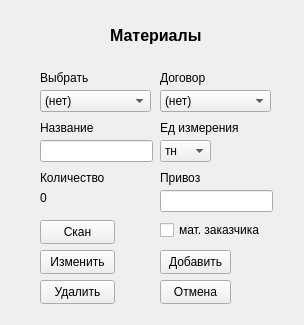
<?xml version="1.0" encoding="UTF-8"?>
<ui version="4.0">
 <class>Form</class>
 <widget class="QWidget" name="Form">
  <property name="geometry">
   <rect>
    <x>0</x>
    <y>0</y>
    <width>304</width>
    <height>325</height>
   </rect>
  </property>
  <property name="windowTitle">
   <string>Form</string>
  </property>
  <widget class="QLabel" name="label_6">
   <property name="geometry">
    <rect>
     <x>110</x>
     <y>10</y>
     <width>141</width>
     <height>51</height>
    </rect>
   </property>
   <property name="font">
    <font>
     <pointsize>12</pointsize>
     <bold>true</bold>
    </font>
   </property>
   <property name="text">
    <string>Материалы</string>
   </property>
  </widget>
  <widget class="QPushButton" name="b_ok">
   <property name="geometry">
    <rect>
     <x>160</x>
     <y>250</y>
     <width>71</width>
     <height>24</height>
    </rect>
   </property>
   <property name="text">
    <string>Добавить</string>
   </property>
  </widget>
  <widget class="QPushButton" name="b_cancel">
   <property name="geometry">
    <rect>
     <x>160</x>
     <y>280</y>
     <width>71</width>
     <height>24</height>
    </rect>
   </property>
   <property name="text">
    <string>Отмена</string>
   </property>
  </widget>
  <widget class="QComboBox" name="cb_select">
   <property name="geometry">
    <rect>
     <x>40</x>
     <y>90</y>
     <width>111</width>
     <height>22</height>
    </rect>
   </property>
   <item>
    <property name="text">
     <string>(нет)</string>
    </property>
   </item>
  </widget>
  <widget class="QLabel" name="label">
   <property name="geometry">
    <rect>
     <x>40</x>
     <y>70</y>
     <width>49</width>
     <height>16</height>
    </rect>
   </property>
   <property name="text">
    <string>Выбрать</string>
   </property>
  </widget>
  <widget class="QLineEdit" name="name">
   <property name="geometry">
    <rect>
     <x>40</x>
     <y>140</y>
     <width>113</width>
     <height>22</height>
    </rect>
   </property>
  </widget>
  <widget class="QLabel" name="label_2">
   <property name="geometry">
    <rect>
     <x>40</x>
     <y>120</y>
     <width>81</width>
     <height>16</height>
    </rect>
   </property>
   <property name="text">
    <string>Название</string>
   </property>
  </widget>
  <widget class="QLabel" name="label_3">
   <property name="geometry">
    <rect>
     <x>160</x>
     <y>120</y>
     <width>91</width>
     <height>16</height>
    </rect>
   </property>
   <property name="text">
    <string>Ед измерения</string>
   </property>
  </widget>
  <widget class="QLabel" name="label_4">
   <property name="geometry">
    <rect>
     <x>40</x>
     <y>170</y>
     <width>71</width>
     <height>16</height>
    </rect>
   </property>
   <property name="text">
    <string>Количество</string>
   </property>
  </widget>
  <widget class="QLineEdit" name="value">
   <property name="geometry">
    <rect>
     <x>160</x>
     <y>190</y>
     <width>113</width>
     <height>22</height>
    </rect>
   </property>
  </widget>
  <widget class="QLabel" name="label_5">
   <property name="geometry">
    <rect>
     <x>160</x>
     <y>170</y>
     <width>49</width>
     <height>16</height>
    </rect>
   </property>
   <property name="text">
    <string>Привоз</string>
   </property>
  </widget>
  <widget class="QLabel" name="summ">
   <property name="geometry">
    <rect>
     <x>40</x>
     <y>190</y>
     <width>49</width>
     <height>16</height>
    </rect>
   </property>
   <property name="text">
    <string>0</string>
   </property>
  </widget>
  <widget class="QComboBox" name="cb_contracts">
   <property name="geometry">
    <rect>
     <x>160</x>
     <y>90</y>
     <width>111</width>
     <height>22</height>
    </rect>
   </property>
   <item>
    <property name="text">
     <string>(нет)</string>
    </property>
   </item>
  </widget>
  <widget class="QLabel" name="label_7">
   <property name="geometry">
    <rect>
     <x>160</x>
     <y>70</y>
     <width>49</width>
     <height>16</height>
    </rect>
   </property>
   <property name="text">
    <string>Договор</string>
   </property>
  </widget>
  <widget class="QPushButton" name="b_scan">
   <property name="geometry">
    <rect>
     <x>40</x>
     <y>220</y>
     <width>75</width>
     <height>24</height>
    </rect>
   </property>
   <property name="text">
    <string>Скан</string>
   </property>
  </widget>
  <widget class="QPushButton" name="b_kill">
   <property name="geometry">
    <rect>
     <x>40</x>
     <y>280</y>
     <width>75</width>
     <height>24</height>
    </rect>
   </property>
   <property name="text">
    <string>Удалить</string>
   </property>
  </widget>
  <widget class="QCheckBox" name="provider">
   <property name="geometry">
    <rect>
     <x>160</x>
     <y>220</y>
     <width>141</width>
     <height>20</height>
    </rect>
   </property>
   <property name="text">
    <string>мат. заказчика</string>
   </property>
  </widget>
  <widget class="QComboBox" name="cb_si">
   <property name="geometry">
    <rect>
     <x>160</x>
     <y>140</y>
     <width>51</width>
     <height>22</height>
    </rect>
   </property>
   <item>
    <property name="text">
     <string>тн</string>
    </property>
   </item>
   <item>
    <property name="text">
     <string>т</string>
    </property>
   </item>
   <item>
    <property name="text">
     <string>кг</string>
    </property>
   </item>
   <item>
    <property name="text">
     <string>м2</string>
    </property>
   </item>
   <item>
    <property name="text">
     <string>м</string>
    </property>
   </item>
   <item>
    <property name="text">
     <string>м/п</string>
    </property>
   </item>
   <item>
    <property name="text">
     <string>мм</string>
    </property>
   </item>
   <item>
    <property name="text">
     <string>м3</string>
    </property>
   </item>
   <item>
    <property name="text">
     <string>л</string>
    </property>
   </item>
   <item>
    <property name="text">
     <string>мл</string>
    </property>
   </item>
   <item>
    <property name="text">
     <string>шт</string>
    </property>
   </item>
  </widget>
  <widget class="QPushButton" name="b_change">
   <property name="geometry">
    <rect>
     <x>40</x>
     <y>250</y>
     <width>75</width>
     <height>24</height>
    </rect>
   </property>
   <property name="text">
    <string>Изменить</string>
   </property>
  </widget>
 </widget>
 <resources/>
 <connections/>
</ui>
